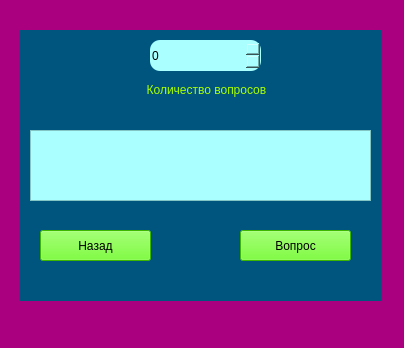
<?xml version="1.0" encoding="UTF-8"?>
<ui version="4.0">
 <class>MainWindow</class>
 <widget class="QMainWindow" name="MainWindow">
  <property name="geometry">
   <rect>
    <x>0</x>
    <y>0</y>
    <width>404</width>
    <height>348</height>
   </rect>
  </property>
  <property name="windowTitle">
   <string>MainWindow</string>
  </property>
  <property name="styleSheet">
   <string notr="true">background-color: rgb(170, 0, 127);</string>
  </property>
  <widget class="QWidget" name="centralwidget">
   <widget class="QWidget" name="widget" native="true">
    <property name="geometry">
     <rect>
      <x>20</x>
      <y>30</y>
      <width>361</width>
      <height>271</height>
     </rect>
    </property>
    <property name="styleSheet">
     <string notr="true">background-color: rgb(0, 85, 127);
</string>
    </property>
    <widget class="QSpinBox" name="spinBox_limit">
     <property name="geometry">
      <rect>
       <x>130</x>
       <y>10</y>
       <width>111</width>
       <height>31</height>
      </rect>
     </property>
     <property name="styleSheet">
      <string notr="true">background-color: rgb(170, 255, 255);
border-radius: 10px;</string>
     </property>
    </widget>
    <widget class="QPushButton" name="pushButton_back">
     <property name="geometry">
      <rect>
       <x>20</x>
       <y>200</y>
       <width>111</width>
       <height>31</height>
      </rect>
     </property>
     <property name="styleSheet">
      <string notr="true">background-color: rgb(85, 255, 0);</string>
     </property>
     <property name="text">
      <string>Назад</string>
     </property>
    </widget>
    <widget class="QPushButton" name="pushButton_back_2">
     <property name="geometry">
      <rect>
       <x>220</x>
       <y>200</y>
       <width>111</width>
       <height>31</height>
      </rect>
     </property>
     <property name="styleSheet">
      <string notr="true">background-color: rgb(85, 255, 0);</string>
     </property>
     <property name="text">
      <string>Вопрос</string>
     </property>
    </widget>
    <widget class="QLabel" name="label">
     <property name="geometry">
      <rect>
       <x>90</x>
       <y>50</y>
       <width>181</width>
       <height>20</height>
      </rect>
     </property>
     <property name="styleSheet">
      <string notr="true">color: rgb(170, 255, 0);</string>
     </property>
     <property name="text">
      <string>           Количество вопросов</string>
     </property>
    </widget>
    <widget class="QPlainTextEdit" name="plainTextEdit">
     <property name="geometry">
      <rect>
       <x>10</x>
       <y>100</y>
       <width>341</width>
       <height>71</height>
      </rect>
     </property>
     <property name="styleSheet">
      <string notr="true">background-color: rgb(170, 255, 255);</string>
     </property>
    </widget>
   </widget>
  </widget>
  <widget class="QMenuBar" name="menubar">
   <property name="geometry">
    <rect>
     <x>0</x>
     <y>0</y>
     <width>404</width>
     <height>22</height>
    </rect>
   </property>
  </widget>
  <widget class="QStatusBar" name="statusbar"/>
 </widget>
 <resources/>
 <connections/>
</ui>
